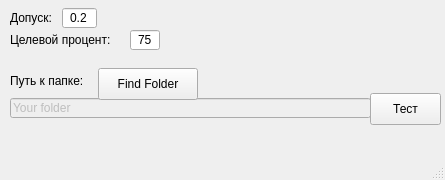
<?xml version="1.0" encoding="UTF-8"?>
<ui version="4.0">
 <class>MainWindow</class>
 <widget class="QMainWindow" name="MainWindow">
  <property name="windowModality">
   <enum>Qt::WindowModal</enum>
  </property>
  <property name="geometry">
   <rect>
    <x>0</x>
    <y>0</y>
    <width>445</width>
    <height>180</height>
   </rect>
  </property>
  <property name="sizePolicy">
   <sizepolicy hsizetype="Fixed" vsizetype="Fixed">
    <horstretch>0</horstretch>
    <verstretch>0</verstretch>
   </sizepolicy>
  </property>
  <property name="minimumSize">
   <size>
    <width>445</width>
    <height>180</height>
   </size>
  </property>
  <property name="maximumSize">
   <size>
    <width>445</width>
    <height>180</height>
   </size>
  </property>
  <property name="mouseTracking">
   <bool>true</bool>
  </property>
  <property name="tabletTracking">
   <bool>true</bool>
  </property>
  <property name="focusPolicy">
   <enum>Qt::ClickFocus</enum>
  </property>
  <property name="windowTitle">
   <string>Tester</string>
  </property>
  <widget class="QWidget" name="centralwidget">
   <widget class="QPushButton" name="button">
    <property name="geometry">
     <rect>
      <x>370</x>
      <y>93</y>
      <width>71</width>
      <height>32</height>
     </rect>
    </property>
    <property name="focusPolicy">
     <enum>Qt::TabFocus</enum>
    </property>
    <property name="text">
     <string>Тест</string>
    </property>
   </widget>
   <widget class="QLabel" name="admission">
    <property name="geometry">
     <rect>
      <x>10</x>
      <y>10</y>
      <width>58</width>
      <height>16</height>
     </rect>
    </property>
    <property name="text">
     <string>Допуск:</string>
    </property>
   </widget>
   <widget class="QLineEdit" name="admission_line">
    <property name="geometry">
     <rect>
      <x>62</x>
      <y>8</y>
      <width>35</width>
      <height>20</height>
     </rect>
    </property>
    <property name="focusPolicy">
     <enum>Qt::ClickFocus</enum>
    </property>
    <property name="text">
     <string>0.2</string>
    </property>
    <property name="alignment">
     <set>Qt::AlignCenter</set>
    </property>
   </widget>
   <widget class="QLabel" name="label">
    <property name="geometry">
     <rect>
      <x>10</x>
      <y>32</y>
      <width>121</width>
      <height>16</height>
     </rect>
    </property>
    <property name="text">
     <string>Целевой процент:</string>
    </property>
   </widget>
   <widget class="QLineEdit" name="percentage_line">
    <property name="geometry">
     <rect>
      <x>130</x>
      <y>30</y>
      <width>30</width>
      <height>20</height>
     </rect>
    </property>
    <property name="focusPolicy">
     <enum>Qt::ClickFocus</enum>
    </property>
    <property name="text">
     <string>75</string>
    </property>
    <property name="alignment">
     <set>Qt::AlignCenter</set>
    </property>
   </widget>
   <widget class="QLabel" name="label_2">
    <property name="geometry">
     <rect>
      <x>10</x>
      <y>73</y>
      <width>91</width>
      <height>16</height>
     </rect>
    </property>
    <property name="text">
     <string>Путь к папке:</string>
    </property>
   </widget>
   <widget class="QLineEdit" name="way">
    <property name="enabled">
     <bool>false</bool>
    </property>
    <property name="geometry">
     <rect>
      <x>10</x>
      <y>98</y>
      <width>361</width>
      <height>20</height>
     </rect>
    </property>
    <property name="mouseTracking">
     <bool>false</bool>
    </property>
    <property name="focusPolicy">
     <enum>Qt::WheelFocus</enum>
    </property>
    <property name="text">
     <string>Your folder</string>
    </property>
   </widget>
   <widget class="QPushButton" name="findFolder">
    <property name="geometry">
     <rect>
      <x>98</x>
      <y>68</y>
      <width>100</width>
      <height>32</height>
     </rect>
    </property>
    <property name="text">
     <string>Find Folder</string>
    </property>
   </widget>
  </widget>
  <widget class="QMenuBar" name="menubar">
   <property name="geometry">
    <rect>
     <x>0</x>
     <y>0</y>
     <width>445</width>
     <height>22</height>
    </rect>
   </property>
  </widget>
  <widget class="QStatusBar" name="statusbar"/>
 </widget>
 <resources/>
 <connections/>
</ui>
